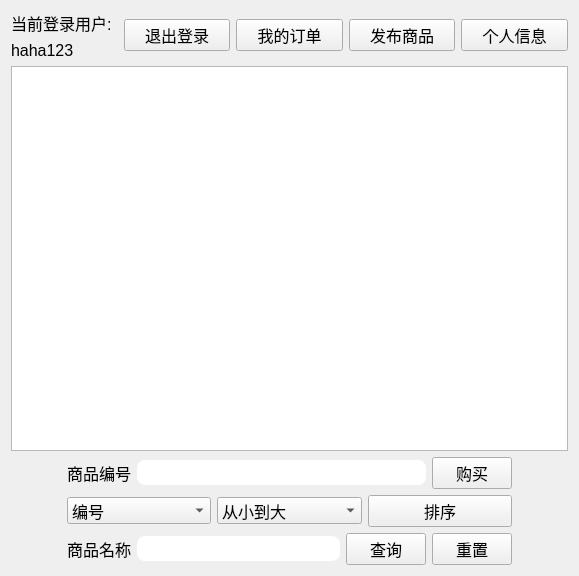
<?xml version="1.0" encoding="UTF-8"?>
<ui version="4.0">
 <class>MenuWidget</class>
 <widget class="QWidget" name="MenuWidget">
  <property name="geometry">
   <rect>
    <x>0</x>
    <y>0</y>
    <width>579</width>
    <height>576</height>
   </rect>
  </property>
  <property name="minimumSize">
   <size>
    <width>358</width>
    <height>357</height>
   </size>
  </property>
  <property name="maximumSize">
   <size>
    <width>579</width>
    <height>576</height>
   </size>
  </property>
  <property name="font">
   <font>
    <pointsize>12</pointsize>
   </font>
  </property>
  <property name="windowTitle">
   <string>商品浏览</string>
  </property>
  <property name="styleSheet">
   <string notr="true">QLineEdit{
border-radius:8px;
}
</string>
  </property>
  <layout class="QVBoxLayout" name="verticalLayout_2">
   <item>
    <layout class="QHBoxLayout" name="horizontalLayout_2">
     <item>
      <layout class="QVBoxLayout" name="verticalLayout">
       <item>
        <widget class="QLabel" name="label">
         <property name="text">
          <string>当前登录用户:</string>
         </property>
        </widget>
       </item>
       <item>
        <widget class="QLabel" name="usernameLabel">
         <property name="text">
          <string>haha123</string>
         </property>
        </widget>
       </item>
      </layout>
     </item>
     <item>
      <widget class="QPushButton" name="pushButton">
       <property name="text">
        <string>退出登录</string>
       </property>
      </widget>
     </item>
     <item>
      <widget class="QPushButton" name="myOrderButton">
       <property name="text">
        <string>我的订单</string>
       </property>
      </widget>
     </item>
     <item>
      <widget class="QPushButton" name="releaseButton">
       <property name="text">
        <string>发布商品</string>
       </property>
      </widget>
     </item>
     <item>
      <widget class="QPushButton" name="myinfoButton">
       <property name="text">
        <string>个人信息</string>
       </property>
      </widget>
     </item>
    </layout>
   </item>
   <item>
    <widget class="QTableView" name="table">
     <property name="textElideMode">
      <enum>Qt::ElideRight</enum>
     </property>
    </widget>
   </item>
   <item>
    <layout class="QHBoxLayout" name="horizontalLayout">
     <property name="rightMargin">
      <number>0</number>
     </property>
     <item>
      <spacer name="horizontalSpacer_4">
       <property name="orientation">
        <enum>Qt::Horizontal</enum>
       </property>
       <property name="sizeType">
        <enum>QSizePolicy::Preferred</enum>
       </property>
       <property name="sizeHint" stdset="0">
        <size>
         <width>56</width>
         <height>20</height>
        </size>
       </property>
      </spacer>
     </item>
     <item>
      <widget class="QLabel" name="label_3">
       <property name="text">
        <string>商品编号</string>
       </property>
      </widget>
     </item>
     <item>
      <widget class="QLineEdit" name="buyIdEdit">
       <property name="minimumSize">
        <size>
         <width>0</width>
         <height>25</height>
        </size>
       </property>
      </widget>
     </item>
     <item>
      <widget class="QPushButton" name="buyButton">
       <property name="text">
        <string>购买</string>
       </property>
      </widget>
     </item>
     <item>
      <spacer name="horizontalSpacer">
       <property name="orientation">
        <enum>Qt::Horizontal</enum>
       </property>
       <property name="sizeType">
        <enum>QSizePolicy::Preferred</enum>
       </property>
       <property name="sizeHint" stdset="0">
        <size>
         <width>56</width>
         <height>20</height>
        </size>
       </property>
      </spacer>
     </item>
    </layout>
   </item>
   <item>
    <layout class="QHBoxLayout" name="horizontalLayout_3">
     <item>
      <spacer name="horizontalSpacer_5">
       <property name="orientation">
        <enum>Qt::Horizontal</enum>
       </property>
       <property name="sizeType">
        <enum>QSizePolicy::Preferred</enum>
       </property>
       <property name="sizeHint" stdset="0">
        <size>
         <width>56</width>
         <height>20</height>
        </size>
       </property>
      </spacer>
     </item>
     <item>
      <widget class="QComboBox" name="speciesComboBox">
       <item>
        <property name="text">
         <string>编号</string>
        </property>
       </item>
       <item>
        <property name="text">
         <string>价格</string>
        </property>
       </item>
      </widget>
     </item>
     <item>
      <widget class="QComboBox" name="howComboBox">
       <property name="sizePolicy">
        <sizepolicy hsizetype="Preferred" vsizetype="Fixed">
         <horstretch>0</horstretch>
         <verstretch>0</verstretch>
        </sizepolicy>
       </property>
       <property name="minimumSize">
        <size>
         <width>0</width>
         <height>0</height>
        </size>
       </property>
       <item>
        <property name="text">
         <string>从小到大</string>
        </property>
       </item>
       <item>
        <property name="text">
         <string>从大到小</string>
        </property>
       </item>
      </widget>
     </item>
     <item>
      <widget class="QPushButton" name="orderButton">
       <property name="text">
        <string>排序</string>
       </property>
      </widget>
     </item>
     <item>
      <spacer name="horizontalSpacer_2">
       <property name="orientation">
        <enum>Qt::Horizontal</enum>
       </property>
       <property name="sizeType">
        <enum>QSizePolicy::Preferred</enum>
       </property>
       <property name="sizeHint" stdset="0">
        <size>
         <width>56</width>
         <height>20</height>
        </size>
       </property>
      </spacer>
     </item>
    </layout>
   </item>
   <item>
    <layout class="QHBoxLayout" name="horizontalLayout_4">
     <item>
      <spacer name="horizontalSpacer_6">
       <property name="orientation">
        <enum>Qt::Horizontal</enum>
       </property>
       <property name="sizeType">
        <enum>QSizePolicy::Preferred</enum>
       </property>
       <property name="sizeHint" stdset="0">
        <size>
         <width>56</width>
         <height>20</height>
        </size>
       </property>
      </spacer>
     </item>
     <item>
      <widget class="QLabel" name="label_4">
       <property name="text">
        <string>商品名称</string>
       </property>
      </widget>
     </item>
     <item>
      <widget class="QLineEdit" name="searchIdEdit">
       <property name="minimumSize">
        <size>
         <width>0</width>
         <height>25</height>
        </size>
       </property>
      </widget>
     </item>
     <item>
      <widget class="QPushButton" name="searchButton">
       <property name="text">
        <string>查询</string>
       </property>
      </widget>
     </item>
     <item>
      <widget class="QPushButton" name="RenewpushButton">
       <property name="text">
        <string>重置</string>
       </property>
      </widget>
     </item>
     <item>
      <spacer name="horizontalSpacer_3">
       <property name="orientation">
        <enum>Qt::Horizontal</enum>
       </property>
       <property name="sizeType">
        <enum>QSizePolicy::Preferred</enum>
       </property>
       <property name="sizeHint" stdset="0">
        <size>
         <width>56</width>
         <height>20</height>
        </size>
       </property>
      </spacer>
     </item>
    </layout>
   </item>
  </layout>
 </widget>
 <resources/>
 <connections/>
</ui>
